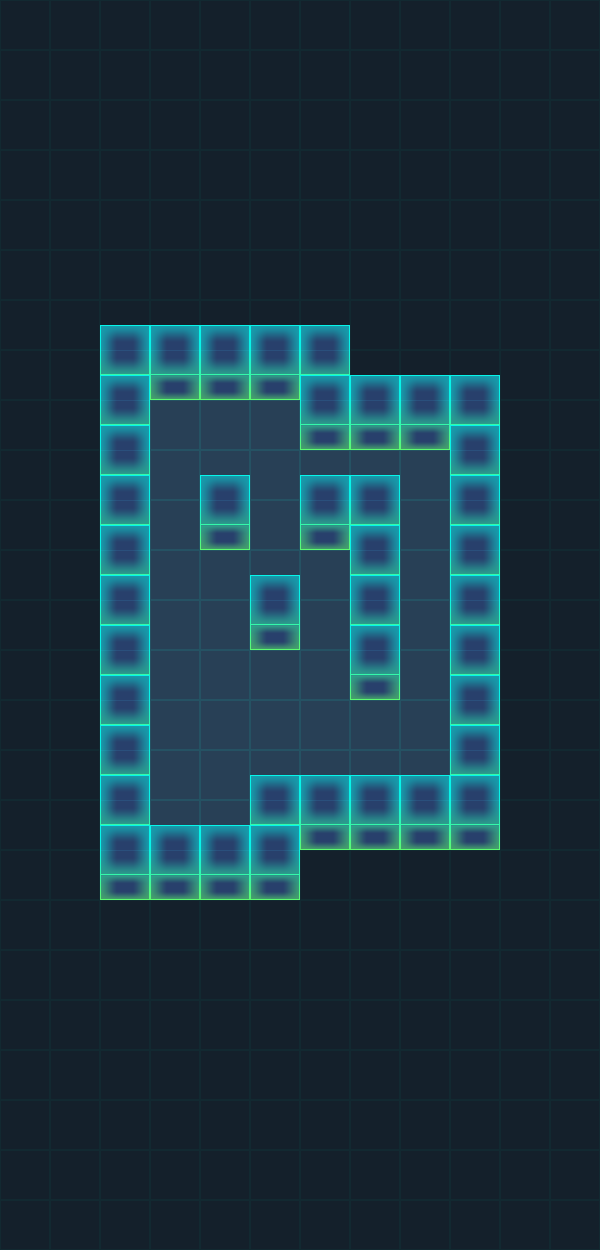

This is a level from a 2D game, rendered from its Tiled map with the project's own tilesets. A one-line summary and the complete map file follow:
An orthogonal 12x25 tile map with 50x50 px tiles, 4 tile layers (BG, WallBottom, Play, WallUp) and 7 objects (Hero, M1, M2, End).

<map version="1.0" orientation="orthogonal" renderorder="right-down" width="12" height="25" tilewidth="50" tileheight="50" nextobjectid="24">
 <tileset firstgid="1" source="tiles.tsx" />
 <layer name="BG" width="12" height="25">
  <data encoding="csv">
6,6,6,6,6,6,6,6,6,6,6,6,
6,6,6,6,6,6,6,6,6,6,6,6,
6,6,6,6,6,6,6,6,6,6,6,6,
6,6,6,6,6,6,6,6,6,6,6,6,
6,6,6,6,6,6,6,6,6,6,6,6,
6,6,6,6,6,6,6,6,6,6,6,6,
6,6,6,6,6,6,6,6,6,6,6,6,
6,6,6,6,6,6,6,6,6,6,6,6,
6,6,6,5,5,5,6,6,6,6,6,6,
6,6,6,5,5,5,5,5,5,6,6,6,
6,6,6,5,6,5,6,6,5,6,6,6,
6,6,6,5,5,5,5,6,5,6,6,6,
6,6,6,5,5,6,5,6,5,6,6,6,
6,6,6,5,5,5,5,6,5,6,6,6,
6,6,6,5,5,5,5,5,5,6,6,6,
6,6,6,5,5,5,5,5,5,6,6,6,
6,6,6,5,5,6,6,6,6,6,6,6,
6,6,6,6,6,6,6,6,6,6,6,6,
6,6,6,6,6,6,6,6,6,6,6,6,
6,6,6,6,6,6,6,6,6,6,6,6,
6,6,6,6,6,6,6,6,6,6,6,6,
6,6,6,6,6,6,6,6,6,6,6,6,
6,6,6,6,6,6,6,6,6,6,6,6,
6,6,6,6,6,6,6,6,6,6,6,6,
6,6,6,6,6,6,6,6,6,6,6,6
</data>
 </layer>
 <layer name="WallBottom" width="12" height="25">
  <data encoding="csv">
0,0,0,0,0,0,0,0,0,0,0,0,
0,0,0,0,0,0,0,0,0,0,0,0,
0,0,0,0,0,0,0,0,0,0,0,0,
0,0,0,0,0,0,0,0,0,0,0,0,
0,0,0,0,0,0,0,0,0,0,0,0,
0,0,0,0,0,0,0,0,0,0,0,0,
0,0,3,3,3,3,3,0,0,0,0,0,
0,0,4,2,2,2,4,3,3,3,0,0,
0,0,4,0,0,0,2,2,2,4,0,0,
0,0,4,0,0,0,0,0,0,4,0,0,
0,0,4,0,2,0,2,4,0,4,0,0,
0,0,4,0,0,0,0,4,0,4,0,0,
0,0,4,0,0,2,0,4,0,4,0,0,
0,0,4,0,0,0,0,2,0,4,0,0,
0,0,4,0,0,0,0,0,0,4,0,0,
0,0,4,0,0,0,0,0,0,4,0,0,
0,0,4,0,0,4,2,2,2,2,0,0,
0,0,2,2,2,2,0,0,0,0,0,0,
0,0,0,0,0,0,0,0,0,0,0,0,
0,0,0,0,0,0,0,0,0,0,0,0,
0,0,0,0,0,0,0,0,0,0,0,0,
0,0,0,0,0,0,0,0,0,0,0,0,
0,0,0,0,0,0,0,0,0,0,0,0,
0,0,0,0,0,0,0,0,0,0,0,0,
0,0,0,0,0,0,0,0,0,0,0,0
</data>
 </layer>
 <objectgroup name="Star">
  <object id="5" x="410.667" y="755" width="31.6667" height="34" />
  <object id="16" x="309.333" y="666.666" width="29.3333" height="25.3333" />
  <object id="17" x="258.334" y="511" width="26.6667" height="28" />
 </objectgroup>
 <objectgroup name="Coin" />
 <objectgroup name="Actor">
  <object id="1" name="Hero" x="418" y="467" width="8.333" height="10">
   <ellipse />
  </object>
  <object id="2" name="M1" x="369.667" y="78.3333" width="10" height="10">
   <ellipse />
  </object>
  <object id="3" name="M2" x="467" y="83" width="10" height="10">
   <ellipse />
  </object>
  <object id="15" name="End" x="267" y="768.333" width="10" height="10">
   <ellipse />
  </object>
 </objectgroup>
 <layer name="Play" width="12" height="25">
  <data encoding="csv">
0,0,0,0,0,0,0,0,0,0,0,0,
0,0,0,0,0,0,0,0,0,0,0,0,
0,0,0,0,0,0,0,0,0,0,0,0,
0,0,0,0,0,0,0,0,0,0,0,0,
0,0,0,0,0,0,0,0,0,0,0,0,
0,0,0,0,0,0,0,0,0,0,0,0,
0,0,0,0,0,0,0,0,0,0,0,0,
0,0,0,0,0,0,0,0,0,0,0,0,
0,0,0,0,0,0,0,0,0,0,0,0,
0,0,0,0,0,0,0,0,0,0,0,0,
0,0,0,0,0,0,0,0,0,0,0,0,
0,0,0,0,0,0,0,0,0,0,0,0,
0,0,0,0,0,0,0,0,0,0,0,0,
0,0,0,0,0,0,0,0,0,0,0,0,
0,0,0,0,0,0,0,0,0,0,0,0,
0,0,0,0,0,0,0,0,0,0,0,0,
0,0,0,0,0,0,0,0,0,0,0,0,
0,0,0,0,0,0,0,0,0,0,0,0,
0,0,0,0,0,0,0,0,0,0,0,0,
0,0,0,0,0,0,0,0,0,0,0,0,
0,0,0,0,0,0,0,0,0,0,0,0,
0,0,0,0,0,0,0,0,0,0,0,0,
0,0,0,0,0,0,0,0,0,0,0,0,
0,0,0,0,0,0,0,0,0,0,0,0,
0,0,0,0,0,0,0,0,0,0,0,0
</data>
 </layer>
 <layer name="WallUp" width="12" height="25">
  <data encoding="csv">
0,0,0,0,0,0,0,0,0,0,0,0,
0,0,0,0,0,0,0,0,0,0,0,0,
0,0,0,0,0,0,0,0,0,0,0,0,
0,0,0,0,0,0,0,0,0,0,0,0,
0,0,0,0,0,0,0,0,0,0,0,0,
0,0,0,0,0,0,0,0,0,0,0,0,
0,0,0,0,0,0,0,0,0,0,0,0,
0,0,0,0,0,0,0,0,0,0,0,0,
0,0,0,0,0,0,0,0,0,0,0,0,
0,0,0,0,1,0,1,1,0,0,0,0,
0,0,0,0,0,0,0,0,0,0,0,0,
0,0,0,0,0,1,0,0,0,0,0,0,
0,0,0,0,0,0,0,0,0,0,0,0,
0,0,0,0,0,0,0,0,0,0,0,0,
0,0,0,0,0,0,0,0,0,0,0,0,
0,0,0,0,0,1,1,1,1,0,0,0,
0,0,0,1,1,0,0,0,0,0,0,0,
0,0,0,0,0,0,0,0,0,0,0,0,
0,0,0,0,0,0,0,0,0,0,0,0,
0,0,0,0,0,0,0,0,0,0,0,0,
0,0,0,0,0,0,0,0,0,0,0,0,
0,0,0,0,0,0,0,0,0,0,0,0,
0,0,0,0,0,0,0,0,0,0,0,0,
0,0,0,0,0,0,0,0,0,0,0,0,
0,0,0,0,0,0,0,0,0,0,0,0
</data>
 </layer>
</map>
